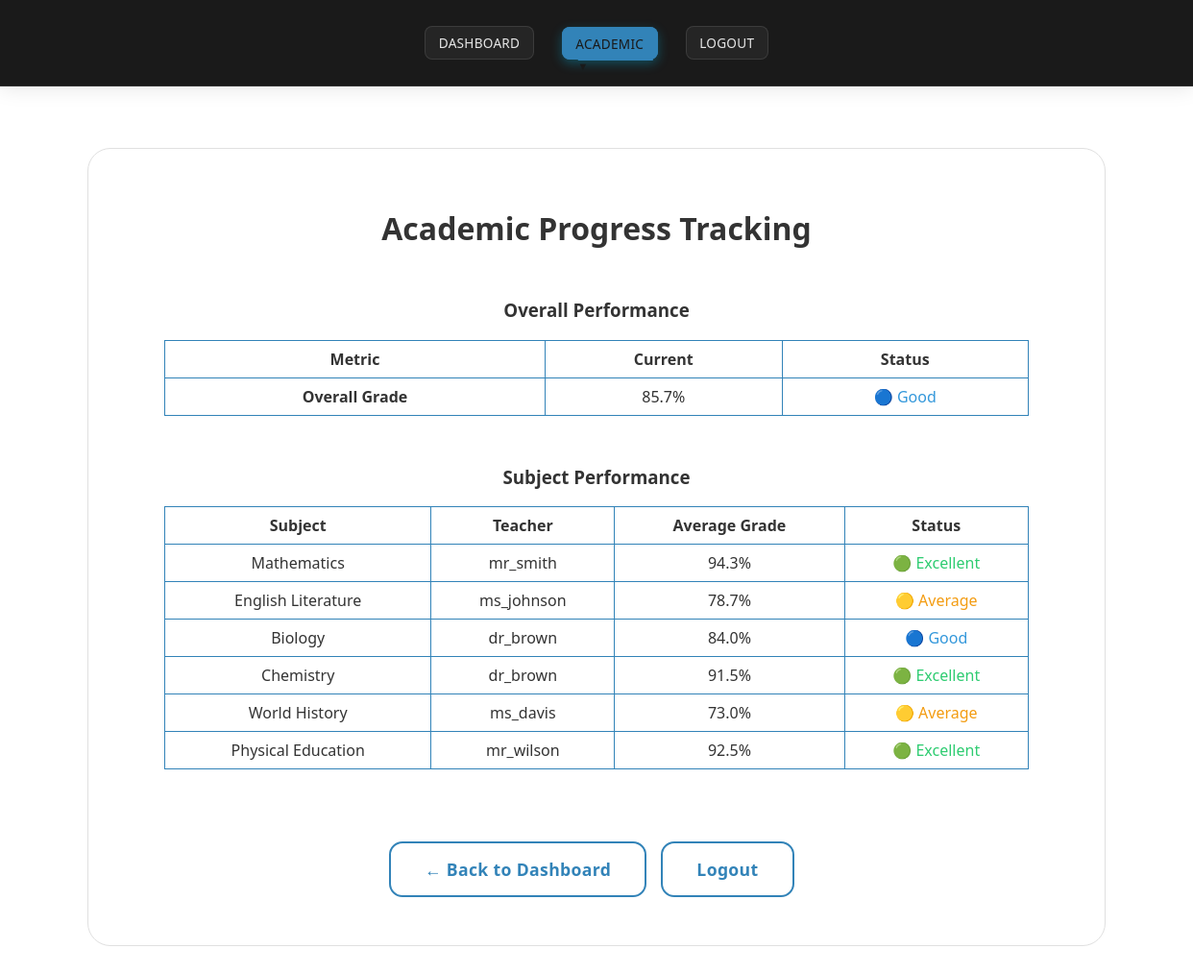
Page /student_progress (signed in) on the committed database.
### tables this page shows
CREATE TABLE subjects (
    id INTEGER PRIMARY KEY,
    name TEXT,
    teacher_id INTEGER REFERENCES users(id)
);

### app.py (the view)
@app.route('/student_progress')
def student_progress():
    if not is_student():
        return redirect(url_for('login'))
    user_id = session['user_id']
    conn = get_db()
    cur = conn.cursor()
    cur.execute('''SELECT subjects.name as subject,
                          users.username as teacher_name,
                          AVG(assignments.grade) as avg_grade
                   FROM enrollments
                   JOIN subjects ON enrollments.subject_id = subjects.id
                   LEFT JOIN users ON subjects.teacher_id = users.id
                   LEFT JOIN assignments ON assignments.subject_id = subjects.id
                   AND assignments.user_id = ?
                   WHERE enrollments.user_id = ?
                   GROUP BY subjects.id''', (user_id, user_id))
    subjects = []
    total_grade = 0
    total_subjects = 0
    for s in cur.fetchall():
        avg_grade = s['avg_grade'] if s['avg_grade'] else 0
        total_grade += avg_grade
        total_subjects += 1
        subjects.append({
            'subject': s['subject'],
            'teacher': s['teacher_name'],
            'avg_grade': avg_grade
        })
    overall_grade = total_grade / total_subjects if total_subjects > 0 else 0
    return render_template('student_progress.html',
                         subjects=subjects,
                         overall_grade=overall_grade)

### app.py (called while the page is built)
def is_student():
    return session.get('role') == 'student'

### templates/student_progress.html (shortened to what this page needs)
<!DOCTYPE html>
<html>
<head>
    <link rel="stylesheet" href="/static/styles.css">
</head>
<body>
    <div class="navbar">
        <div class="navbar-container">
            <div class="navbar-links">
                <a href="/student_dashboard" class="nav-link">Dashboard</a>
                <div class="dropdown">
                    <a href="#" class="nav-link dropdown-trigger active">Academic</a>
                </div>
                <a href="/logout" class="nav-link">Logout</a>
            </div>
        </div>
    </div>
    <div class="center-wrapper">
        <div class="dashboard-container card-3d">
            <h1>Academic Progress Tracking</h1>
            <div class="table-wrapper">
                <h3>Overall Performance</h3>
                <table>
                    <thead>
                        <tr>
                            <th>Metric</th>
                            <th>Current</th>
                            <th>Status</th>
                        </tr>
                    </thead>
                    <tbody>
                        <tr>
                            <td><strong>Overall Grade</strong></td>
                            <td>{{ overall_grade|round(1) }}%</td>
                            <td>
                                {% if overall_grade >= 90 %}
                                    <span style="color: #2ECC71;">🟢 Excellent</span>
                                {% elif overall_grade >= 80 %}
                                    <span style="color: #3498DB;">🔵 Good</span>
                                {% elif overall_grade >= 70 %}
                                    <span style="color: #F39C12;">🟡 Average</span>
                                {% else %}
                                    <span style="color: #E74C3C;">� Needs Improvement</span>
                                {% endif %}
                            </td>
                        </tr>
                    </tbody>
                </table>
            </div>
            <div class="table-wrapper">
                <h3>Subject Performance</h3>
                <table>
                    <thead>
                        <tr>
                            <th>Subject</th>
                            <th>Teacher</th>
                            <th>Average Grade</th>
                            <th>Status</th>
                        </tr>
                    </thead>
                    <tbody>
                        {% for subject in subjects %}
                        <tr>
                            <td>{{ subject.subject }}</td>
                            <td>{{ subject.teacher or 'Not Assigned' }}</td>
                            <td>{{ subject.avg_grade|round(1) }}%</td>
                            <td>
                                {% if subject.avg_grade >= 90 %}
                                    <span style="color: #2ECC71;">🟢 Excellent</span>
                                {% elif subject.avg_grade >= 80 %}
                                    <span style="color: #3498DB;">🔵 Good</span>
                                {% elif subject.avg_grade >= 70 %}
                                    <span style="color: #F39C12;">🟡 Average</span>
                                {% else %}
                                    <span style="color: #E74C3C;">🔴 Needs Focus</span>
                                {% endif %}
                            </td>
                        </tr>
                        {% endfor %}
                    </tbody>
                </table>
            </div>
            <div class="action-buttons">
                <a class="btn-3d" href="/student_dashboard">← Back to Dashboard</a>
                <a class="btn-3d" href="/logout">Logout</a>
            </div>
        </div>
    </div>
</body>
</html>

### static/styles.css (style rules this page uses)
body { background: #ffffff; font-family: 'Segoe UI', 'Arial', sans-serif; color: hsl(0, 0%, 15%); margin: 0; padding: 0; min-height: 100vh; }
.navbar { background: hsl(0, 0%, 10%); box-shadow: 0 2px 20px rgba(0, 0, 0, 0.1); padding: 1.2em 0; position: sticky; top: 0; left: 0; right: 0; z-index: 1000; margin-bottom: 2em; border-bottom: 1px solid rgba(255, 255, 255, 0.1); width: 100%; }
.navbar-container { max-width: 1200px; margin: 0 auto; display: flex; justify-content: center; align-items: center; padding: 0.5em 1em; width: 100%; }
.navbar-links { display: flex; gap: 1.8em; align-items: center; justify-content: center; flex-wrap: wrap; max-width: 1200px; width: 100%; margin: 0 auto; }
.nav-link { color: hsl(0, 0%, 90%); text-decoration: none; font-weight: 500; padding: 0.5em 1em; border-radius: 8px; transition: all 0.3s ease; position: relative; background: rgba(255, 255, 255, 0.05); letter-spacing: 0.02em; text-transform: uppercase; font-size: 0.85em; border: 1px solid rgba(255, 255, 255, 0.1); }
.nav-link.active { background: hsl(204, 57%, 46%); color: hsl(0, 0%, 10%); box-shadow: 0 4px 12px rgba(0, 204, 255, 0.3); border: 1px solid hsl(204, 57%, 46%); transform: translateY(-1px); }
.nav-link.active::after { width: 80%; }
.nav-link::after { content: ''; position: absolute; bottom: -2px; left: 50%; width: 0; height: 2px; background: hsl(204, 57%, 46%); transition: all 0.3s ease; transform: translateX(-50%); }
.dropdown { position: relative; display: inline-block; }
.nav-link.dropdown-trigger::after { content: '▼'; font-size: 0.8em; margin-left: 6px; }
.dashboard-container { padding: 2.5em 2em; background: #ffffff; border-radius: 24px; max-width: 1200px; box-shadow: 0 8px 32px rgba(255, 255, 255, 0.3), 0 0 0 1px rgba(255, 255, 255, 0.1); width: 90%; margin: 2em auto; display: flex; flex-direction: column; align-items: center; border: 1px solid #e0e0e0; }
.center-wrapper { display: flex; align-items: center; justify-content: center; min-height: 100vh; }
.card-3d { background: #ffffff; border-radius: 24px; box-shadow: 0 6px 24px rgba(255, 255, 255, 0.3), 0 0 0 1px rgba(255, 255, 255, 0.1); width: 80%; border: 1px solid #e0e0e0; }
h1, h2, h3 { color: #333333; text-align: center; margin-bottom: 1em; text-decoration: none; }
.btn-3d { background: #ffffff; color: hsl(204, 57%, 46%); border: 2px solid hsl(204, 57%, 46%); border-radius: 14px; padding: 0.85em 2em; font-size: 1.1em; font-weight: 600; box-shadow: 0 6px 20px rgba(255, 255, 255, 0.3); transition: transform 0.12s, box-shadow 0.12s; cursor: pointer; letter-spacing: 0.02em; margin: 0.6em 0.6em 0.6em 0; display: inline-block; text-align: center; text-decoration: none; }
.action-buttons { margin-top: 2em; text-align: center; }
.table-wrapper { width: 100%; max-width: 900px; overflow-x: auto; margin: 0 auto; }
table { width: 100%; max-width: 900px; border-collapse: collapse; margin: 1em auto 2em; }
th, td { padding: 8px; border: 1px solid hsl(204, 57%, 46%); text-align: center; text-decoration: none; color: #333333; }
.dashboard-container { max-width: 1200px; margin: 2em auto; padding: 2.5em 2em; }

### rows in the picture
subjects: subject "Mathematics", teacher "mr_smith", avg_grade "94.3", shows "🟢 Excellent"
subjects: subject "English Literature", teacher "ms_johnson", avg_grade "78.7", shows "🟡 Average"
subjects: subject "Biology", teacher "dr_brown", avg_grade "84.0", shows "🔵 Good"
subjects: subject "Chemistry", teacher "dr_brown", avg_grade "91.5", shows "🟢 Excellent"
subjects: subject "World History", teacher "ms_davis", avg_grade "73.0", shows "🟡 Average"
subjects: subject "Physical Education", teacher "mr_wilson", avg_grade "92.5", shows "🟢 Excellent"

### other values in the picture
{{ overall_grade|round(1) }} "85.7"
